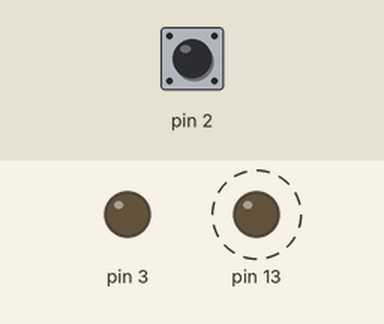
A sketch run on a simulated Arduino Uno, built with avr-gcc and run on an emulated ATmega328P. On the bench: output pins drawn as LEDs (lit = HIGH). Dashed ring = blinking. Inputs (shaded band) come from the test bench; at power-on: pin 2 HIGH.

Above: at 1.25 s.
1.3 s: pin 2 pulled LOW for 0.15 s
At 1.5 s:
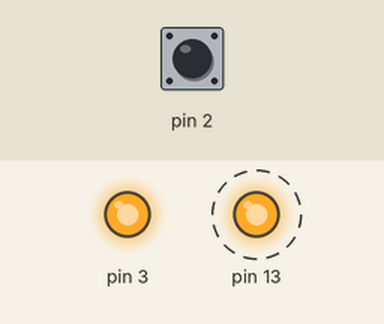
4.3 s: pin 2 pulled LOW for 1 s
At 4.72 s:
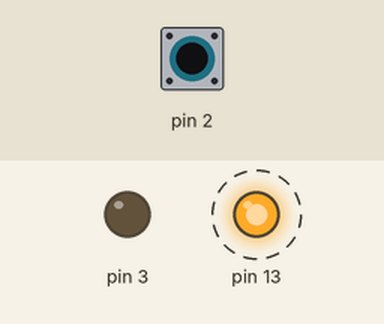
7.3 s: pin 2 pulled LOW for 3.2 s
At 7.74 s:
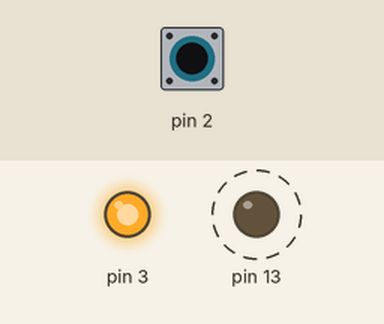
Timing chart, 0 to 18.0 s (numbered marks = the images above; inputs shaded):
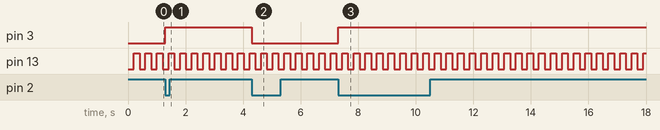

Measured:
- after the input at 1.3 s, pin 3: LOW → HIGH at once
- after the input at 4.3 s, pin 3: HIGH → LOW at once
- after the input at 7.3 s, pin 3: LOW → HIGH at once
- by itself, pin 13: alternates HIGH for 0.20 s and LOW for 0.20 s

The sketch:

hw1.ino
```cpp
#define LED_TICKS 200
#define BTN_TICKS 10


void setup() {
  pinMode(13,OUTPUT);
  pinMode(3,OUTPUT);
  pinMode(2,INPUT_PULLUP);
}

boolean led_state = false;
boolean trig_led_state = false;
boolean btn_state = false;

long long int tick_led = 0;
long long int tick_btn = 0;

void loop() {
  if (millis() - tick_led > LED_TICKS) {
    tick_led = millis();
    led_state = !led_state;
    digitalWrite(13, led_state);
  }
  if (millis() - tick_btn > BTN_TICKS) {
    tick_btn = millis();
    if (!digitalRead(2)) {
      if (!btn_state) {
        btn_state = true;
        trig_led_state = !trig_led_state;
        digitalWrite(3,trig_led_state);
      }
    } else {
      btn_state = false;
    }
  }
}
```
